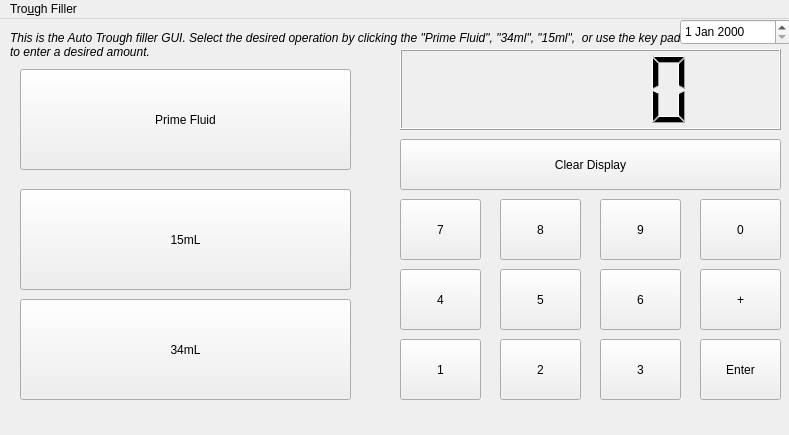
<?xml version="1.0" encoding="UTF-8"?>
<ui version="4.0">
 <class>MainWindow</class>
 <widget class="QMainWindow" name="MainWindow">
  <property name="geometry">
   <rect>
    <x>0</x>
    <y>0</y>
    <width>789</width>
    <height>435</height>
   </rect>
  </property>
  <property name="windowTitle">
   <string>Trough Filler</string>
  </property>
  <widget class="QWidget" name="troughfgui">
   <widget class="QPushButton" name="primefluid">
    <property name="geometry">
     <rect>
      <x>20</x>
      <y>50</y>
      <width>331</width>
      <height>101</height>
     </rect>
    </property>
    <property name="text">
     <string>Prime Fluid</string>
    </property>
   </widget>
   <widget class="QLabel" name="sumtext">
    <property name="geometry">
     <rect>
      <x>10</x>
      <y>-10</y>
      <width>671</width>
      <height>71</height>
     </rect>
    </property>
    <property name="font">
     <font>
      <italic>true</italic>
     </font>
    </property>
    <property name="text">
     <string>This is the Auto Trough filler GUI. Select the desired operation by clicking the &quot;Prime Fluid&quot;, &quot;34ml&quot;, &quot;15ml&quot;,  or use the key pad to enter a desired amount.</string>
    </property>
    <property name="textFormat">
     <enum>Qt::PlainText</enum>
    </property>
    <property name="scaledContents">
     <bool>true</bool>
    </property>
    <property name="wordWrap">
     <bool>true</bool>
    </property>
   </widget>
   <widget class="QDateEdit" name="dateEdit">
    <property name="geometry">
     <rect>
      <x>680</x>
      <y>0</y>
      <width>110</width>
      <height>26</height>
     </rect>
    </property>
   </widget>
   <widget class="QPushButton" name="calc_7">
    <property name="geometry">
     <rect>
      <x>400</x>
      <y>180</y>
      <width>81</width>
      <height>61</height>
     </rect>
    </property>
    <property name="text">
     <string>7</string>
    </property>
   </widget>
   <widget class="QPushButton" name="calc_4">
    <property name="geometry">
     <rect>
      <x>400</x>
      <y>250</y>
      <width>81</width>
      <height>61</height>
     </rect>
    </property>
    <property name="text">
     <string>4</string>
    </property>
   </widget>
   <widget class="QPushButton" name="calc_1">
    <property name="geometry">
     <rect>
      <x>400</x>
      <y>320</y>
      <width>81</width>
      <height>61</height>
     </rect>
    </property>
    <property name="text">
     <string>1</string>
    </property>
   </widget>
   <widget class="QPushButton" name="calc_8">
    <property name="geometry">
     <rect>
      <x>500</x>
      <y>180</y>
      <width>81</width>
      <height>61</height>
     </rect>
    </property>
    <property name="text">
     <string>8</string>
    </property>
   </widget>
   <widget class="QPushButton" name="calc_5">
    <property name="geometry">
     <rect>
      <x>500</x>
      <y>250</y>
      <width>81</width>
      <height>61</height>
     </rect>
    </property>
    <property name="text">
     <string>5</string>
    </property>
   </widget>
   <widget class="QPushButton" name="calc_2">
    <property name="geometry">
     <rect>
      <x>500</x>
      <y>320</y>
      <width>81</width>
      <height>61</height>
     </rect>
    </property>
    <property name="text">
     <string>2</string>
    </property>
   </widget>
   <widget class="QPushButton" name="calc_9">
    <property name="geometry">
     <rect>
      <x>600</x>
      <y>180</y>
      <width>81</width>
      <height>61</height>
     </rect>
    </property>
    <property name="text">
     <string>9</string>
    </property>
   </widget>
   <widget class="QPushButton" name="calc_6">
    <property name="geometry">
     <rect>
      <x>600</x>
      <y>250</y>
      <width>81</width>
      <height>61</height>
     </rect>
    </property>
    <property name="text">
     <string>6</string>
    </property>
   </widget>
   <widget class="QPushButton" name="calc_3">
    <property name="geometry">
     <rect>
      <x>600</x>
      <y>320</y>
      <width>81</width>
      <height>61</height>
     </rect>
    </property>
    <property name="text">
     <string>3</string>
    </property>
   </widget>
   <widget class="QPushButton" name="calc_0">
    <property name="geometry">
     <rect>
      <x>700</x>
      <y>180</y>
      <width>81</width>
      <height>61</height>
     </rect>
    </property>
    <property name="text">
     <string>0</string>
    </property>
   </widget>
   <widget class="QPushButton" name="fifteenmil">
    <property name="geometry">
     <rect>
      <x>20</x>
      <y>170</y>
      <width>331</width>
      <height>101</height>
     </rect>
    </property>
    <property name="text">
     <string>15mL</string>
    </property>
   </widget>
   <widget class="QPushButton" name="thirityfour">
    <property name="geometry">
     <rect>
      <x>20</x>
      <y>280</y>
      <width>331</width>
      <height>101</height>
     </rect>
    </property>
    <property name="text">
     <string>34mL</string>
    </property>
   </widget>
   <widget class="QPushButton" name="calc_plus">
    <property name="geometry">
     <rect>
      <x>700</x>
      <y>250</y>
      <width>81</width>
      <height>61</height>
     </rect>
    </property>
    <property name="text">
     <string>+</string>
    </property>
   </widget>
   <widget class="QPushButton" name="calc_enter">
    <property name="geometry">
     <rect>
      <x>700</x>
      <y>320</y>
      <width>81</width>
      <height>61</height>
     </rect>
    </property>
    <property name="text">
     <string>Enter</string>
    </property>
   </widget>
   <widget class="QLCDNumber" name="lcdNumber">
    <property name="geometry">
     <rect>
      <x>400</x>
      <y>30</y>
      <width>381</width>
      <height>81</height>
     </rect>
    </property>
   </widget>
   <widget class="QPushButton" name="clear_display">
    <property name="geometry">
     <rect>
      <x>400</x>
      <y>120</y>
      <width>381</width>
      <height>51</height>
     </rect>
    </property>
    <property name="text">
     <string>Clear Display</string>
    </property>
   </widget>
  </widget>
  <widget class="QMenuBar" name="menubar">
   <property name="geometry">
    <rect>
     <x>0</x>
     <y>0</y>
     <width>789</width>
     <height>22</height>
    </rect>
   </property>
   <widget class="QMenu" name="menuTrough_Filler">
    <property name="title">
     <string>Tro&amp;ugh Filler</string>
    </property>
   </widget>
   <addaction name="menuTrough_Filler"/>
  </widget>
 </widget>
 <resources/>
 <connections/>
</ui>
